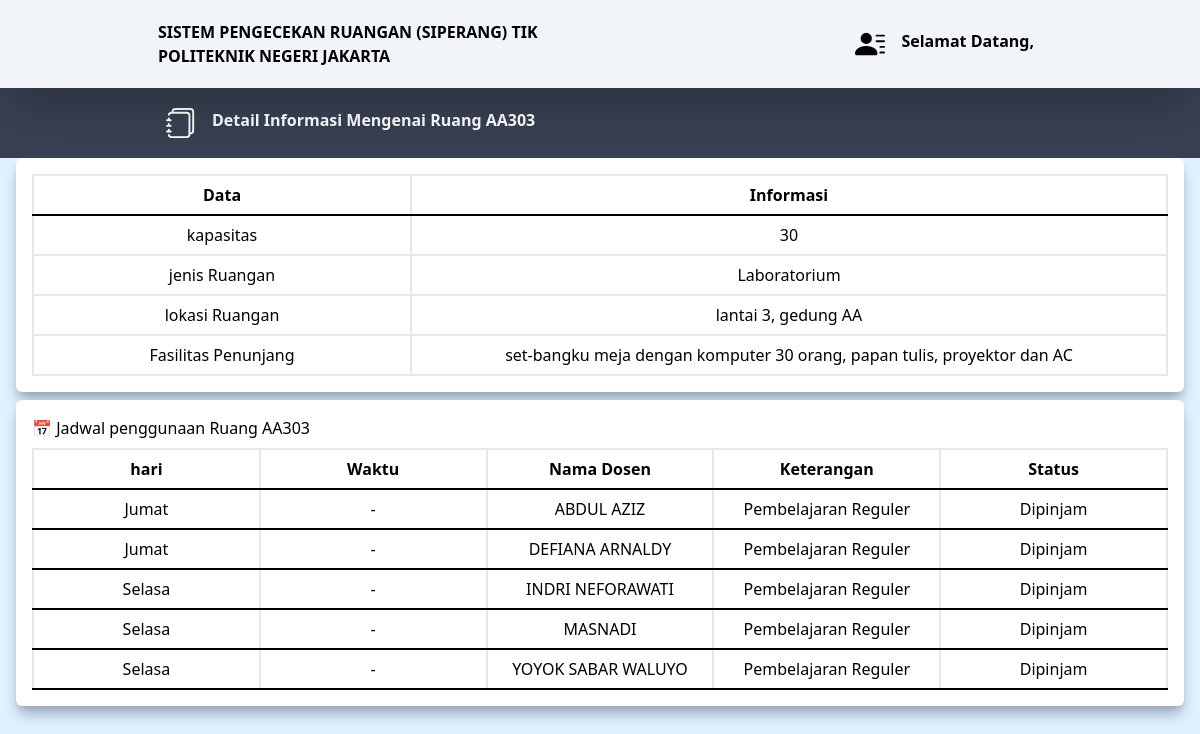
Screenshot of /page/detail.php?class=AA303 with the database file from the repository.
### tables this page shows
CREATE TABLE `ruangan` (
  `id_ruangan` varchar(25) NOT NULL,
  `lokasi` varchar(255) NOT NULL,
  `fasilitas` varchar(255) NOT NULL,
  `jenis_ruangan` varchar(35) NOT NULL,
  `kapasitas` int(11) NOT NULL
);

CREATE TABLE `jadwal` (
  `id_jadwal` int(10) NOT NULL,
  `id_ruangan` varchar(30) NOT NULL,
  `id_matkul` varchar(20) NOT NULL,
  `NIP` varchar(50) NOT NULL,
  `hari` varchar(6) DEFAULT NULL,
  `tanggal` date DEFAULT NULL,
  `keterangan` varchar(255) NOT NULL,
  `waktu_mulai` time DEFAULT NULL,
  `waktu_selesai` time DEFAULT NULL,
  `nama_peminjam` varchar(45) DEFAULT NULL,
  `status` varchar(10) NOT NULL
);

CREATE TABLE `dosen` (
  `NIP` varchar(25) NOT NULL,
  `nama_dosen` varchar(45) NOT NULL
);

### page/detail.php (the view, shortened to what this page needs)
<?php
  include ("../util/connection.php");
  $className = filter_var(isset($_GET['class']) ? $_GET['class'] : '', FILTER_SANITIZE_STRING);
  $queryRuangan = "select * from ruangan where id_ruangan = '$className'";
  $queryJadwal ="select jadwal.*, dosen.nama_dosen, mata_kuliah.nama_matkul
  from jadwal
  join dosen on jadwal.NIP = dosen.NIP
  join mata_kuliah on jadwal.id_matkul = mata_kuliah.id_matkul where id_ruangan ='$className'";
  $resultRuangan = mysqli_query($conn, $queryRuangan);
  $resultJadwal = mysqli_query($conn, $queryJadwal);
  $rowRuangan = $resultRuangan->fetch_assoc();
?>
<html>
<head>
  <script src="https://cdn.tailwindcss.com"></script>
</head>
<body class="bg-sky-100">
  <header class="sticky bg-slate-100 py-5 font-bold shadow-blake shadow-2xl">
    <nav class="flex flex-row mx-auto w-9/12 px-2">
      <div class="basis-1/2 uppercase text-md items-center">
        <a href="../page/daftar-ruangan.php">
          <span>Sistem Pengecekan Ruangan (SIPERANG) TIK</span> <br />
          <span>Politeknik Negeri Jakarta</span>
        </a>
      </div>
      <div class="basis-1/2 text-end my-auto inline-block items-center p-2">
        <a href="" class="flex justify-end transition-all duration-300 ease-in-out hover:text-sky-300">
          <span class="mx-4">
            </span>
          <span class="text-md">Selamat Datang,
          </span></a>
      </div>
    </nav>
  </header>
  <main>
    <div class="bg-gray-700">
      <div class="flex flex-row w-9/12 py-5 mx-auto">
        <div class="text-white font-bold text-md flex flex-start basis-1/2">
          <div class="mx-4">
          </div>
          <div>Detail Informasi Mengenai Ruang <?php echo $className?></div>
        </div>
      </div>
    </div>
    <div class="basis-4/4">
      <div class="px-4">
        <div class="rounded-md mb-2 shadow-slate-400 shadow-lg flex flex-row h-max relative bg-white p-4">
          <table class="w-full text-center">
            <tr>
              <th class="border-2 border-b-black w-1/4 p-2">Data</th>
              <th class="border-2 border-b-black w-2/4 p-2">Informasi</th>
            </tr>
            <tr>
              <td class="border-2  p-2">kapasitas</td>
              <td class="border-2  p-2"><?php echo $rowRuangan["kapasitas"]?></td>
            </tr>
            <tr>
              <td class="border-2  p-2">jenis Ruangan</td>
              <td class="border-2  p-2"><?php echo $rowRuangan["jenis_ruangan"]?></td>
            </tr>
            <tr>
              <td class="border-2  p-2">lokasi Ruangan</td>
              <td class="border-2  p-2"><?php echo $rowRuangan["lokasi"]?></td>
            </tr>
            <tr>
              <td class="border-2  p-2">Fasilitas Penunjang</td>
              <td class="border-2  p-2"><?php echo $rowRuangan["fasilitas"]?></td>
            </tr>
          </table>
        </div>
        <div class="rounded-md mb-2 shadow-slate-400 shadow-lg  h-max relative bg-white p-4">
          <div class="text-md mb-2">📅 Jadwal penggunaan Ruang <?php echo $className?></div>
          <table class="w-full text-center">
            <tr>
              <th class="border-2 border-b-black w-1/5 p-2">hari</th>
              <th class="border-2 border-b-black w-1/5 p-2">Waktu</th>
              <th class="border-2 border-b-black w-1/5 p-2">Nama Dosen</th>
              <th class="border-2 border-b-black w-1/5 p-2">Keterangan</th>
              <th class="border-2 border-b-black w-1/5 p-2">Status</th>
            </tr>
            <?php
              if ($resultJadwal->num_rows > 0) {
                while ($rowJadwal = $resultJadwal->fetch_assoc()) {
              ?>
                  <tr>
                    <td class="border-2 border-b-black p-2"><?= $rowJadwal['hari']; ?></td>
                    <td class="border-2 border-b-black p-2">
                      <?php echo isset($rowJadwal['waktu_mulai']) ? $rowJadwal['waktu_mulai'] : ''; ?> -
                    </td>
                    <td class="border-2 border-b-black p-2"><?= $rowJadwal['nama_dosen']; ?></td>
                    <td class="border-2 border-b-black p-2"><?= $rowJadwal['keterangan']; ?></td>
                    <td class="border-2 border-b-black p-2"><?= $rowJadwal['status']; ?></td>
                  </tr>
              <?php }
              } ?>
          </table>
        </div>
      </div>
    </div>
  </main>
</body>
</html>

### rows the page displays
ruangan: kapasitas "30", jenis_ruangan "Laboratorium", lokasi "lantai 3, gedung AA", fasilitas "set-bangku meja dengan komputer 30 orang, papan tulis, proyektor dan AC"
jadwal: hari "Jumat", NIP.nama_dosen "ABDUL AZIZ", keterangan "Pembelajaran Reguler", status "Dipinjam"
jadwal: hari "Jumat", NIP.nama_dosen "DEFIANA ARNALDY", keterangan "Pembelajaran Reguler", status "Dipinjam"
jadwal: hari "Selasa", NIP.nama_dosen "INDRI NEFORAWATI", keterangan "Pembelajaran Reguler", status "Dipinjam"
jadwal: hari "Selasa", NIP.nama_dosen "MASNADI", keterangan "Pembelajaran Reguler", status "Dipinjam"
jadwal: hari "Selasa", NIP.nama_dosen "YOYOK SABAR WALUYO", keterangan "Pembelajaran Reguler", status "Dipinjam"

### other values shown
$className "AA303"
